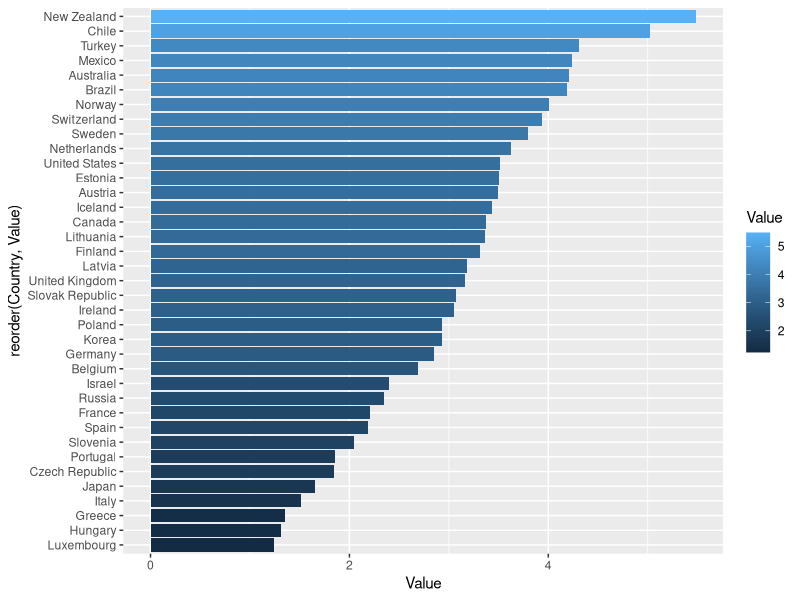

R code for this plot:
install.packages("tidyverse")
library("tidyverse")

##Public expenditure on education as percentage of total government expenditure

expenditures <- read.csv("Data/EAG_FIN_RATIO_CATEGORY_23012019145211397.csv",
                         sep = ",",header = TRUE,
                         dec = ".")

View(expenditures)
names(expenditures)

##Narrow it down to tertiary education expenditures

tertiaryexp <- filter(expenditures, 
                      Education.level.and.programe.orientation == "Total tertiary education (ISCED2011 levels 5 to 8)")

##Narrow it down to tertiary education expenditures in 2015

tertiaryexp <- filter(expenditures, 
Education.level.and.programe.orientation == "Total tertiary education (ISCED2011 levels 5 to 8)",
Year == 2015, Institution.type == "All sectors")

names(tertiaryexp)

##Keep only the country and the total amount dedicated to tertiary education expenditures

tertiaryexpsimple <- tertiaryexp[c(2,15)]

##Graphs

tertiaryexpsimple %>%
  filter(Value>0) %>%
  ggplot() +
  geom_bar(aes(x = reorder(Country, Value), y = Value, fill = Value), stat = "identity", 
           position = position_stack(reverse = TRUE)) +  
  coord_flip() +
  theme()

